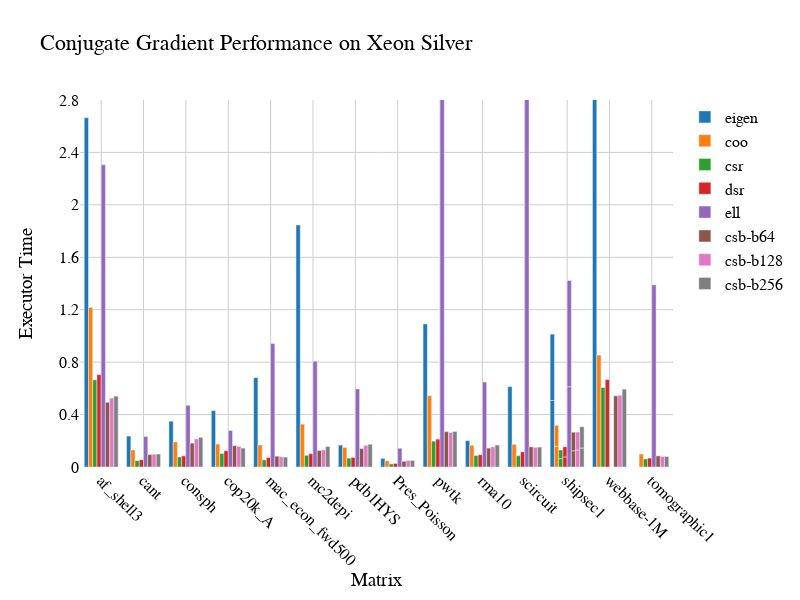

Here is the notebook cell this chart was saved with:
### Code cell
import pandas as pd
import plotly.offline as py
import plotly.graph_objs as go

%matplotlib inline

py.init_notebook_mode(connected=True)

df = pd.read_csv('/home/edavis/Work/PolyhedralDataflowIR/data/cg_par.csv')

par_type = 'GPU'
bsizes = ['Small',  'Medium',  'Large']
symbols = ['diamond', 'square', 'circle', 'cross']
colors = ['rgb(31, 119, 180)', 'rgb(255, 127, 14)',
        'rgb(44, 160, 44)', 'rgb(214, 39, 40)',
        'rgb(148, 103, 189)', 'rgb(140, 86, 75)',
        'rgb(227, 119, 194)', 'rgb(127, 127, 127)',
        'rgb(188, 189, 34)', 'rgb(23, 190, 207)']
xcol = 'matrix'
ycol = 'exec-time'
groupcol = 'format'
msize = 16
lsize = 6
fname = 'Arial'
fcolor = 'black'
fsize = 16
dashes = ''

ncells = df[xcol].unique()
group_vals = df[groupcol].unique()
#print(group_vals)

#ncellstr = []
#ticklabels = bsizes
#for i in range(len(ncells)):
#    ncell = ncells[i]
#    bsize = bsizes[i]
#    if not np.isnan(ncell):
#        ncellstr.append('%s (N=%d)' % (bsize, ncell))
        
data = []
nseries = len(group_vals)
if (nseries > len(colors)):
    nseries = len(colors)

sub = df.loc[df['nprocs'] == 28]
for j in range(nseries):
    ser = sub.loc[sub[groupcol] == group_vals[j]]

    # Create a trace
    trace = go.Bar(
        x=ser[xcol],
        y=ser[ycol],
        name=group_vals[j],
        marker=dict(color=colors[j]),
    )

    data.append(trace)

legendpos = (0.6, 1.0)
#print(ticklabels)

# Edit the layout
layout = dict(
    font=dict(family=fname, size=fsize, color=fcolor),
    title='Conjugate Gradient Performance on Xeon Silver',
    plot_bgcolor='rgba(0,0,0,0)',
    
    xaxis=dict(
        title='Matrix',
        tickangle=45,
    ),
    yaxis=dict(
        title='Executor Time',
        dtick=0.4,
        range=[0, 2.8],
        tickprefix='   ',
    ),
    width=800,
    height=600
)

fig = go.Figure(data=data, layout=layout)
fig.update_xaxes(showgrid=True, gridwidth=1, gridcolor='#CACFD2')
fig.update_yaxes(showgrid=True, gridwidth=1, gridcolor='#CACFD2')
#fig.update_layout(yaxis_type="log")
py.iplot(fig, filename='cg_perf')

### Figure 1 — Plotly figure (JSON) as saved in the notebook; plotly's stock layout.template omitted (floating-point values rounded to 4 significant figures)
{"data": [{"marker": {"color": "rgb(31, 119, 180)"}, "name": "eigen", "type": "bar", "x": ["af_shell3", "cant", "consph", "cop20k_A", "mac_econ_fwd500", "mc2depi", "pdb1HYS", "Pres_Poisson", "pwtk", "rma10", "scircuit", "shipsec1", "shipsec1", "webbase-1M"], "y": [2.665, 0.2359, 0.3496, 0.4301, 0.6816, 1.846, 0.1669, 0.06532, 1.092, 0.201, 0.6132, 0.5074, 0.5062, 4.903]}, {"marker": {"color": "rgb(255, 127, 14)"}, "name": "coo", "type": "bar", "x": ["af_shell3", "cant", "consph", "cop20k_A", "mac_econ_fwd500", "mc2depi", "pdb1HYS", "Pres_Poisson", "pwtk", "rma10", "scircuit", "shipsec1", "shipsec1", "tomographic1", "webbase-1M"], "y": [1.217, 0.1296, 0.1912, 0.1748, 0.168, 0.3268, 0.1486, 0.04613, 0.5434, 0.1654, 0.1725, 0.1588, 0.1584, 0.09853, 0.8536]}, {"marker": {"color": "rgb(44, 160, 44)"}, "name": "csr", "type": "bar", "x": ["af_shell3", "cant", "consph", "cop20k_A", "mac_econ_fwd500", "mc2depi", "pdb1HYS", "Pres_Poisson", "pwtk", "rma10", "scircuit", "shipsec1", "shipsec1", "tomographic1", "webbase-1M"], "y": [0.6651, 0.04873, 0.07634, 0.1028, 0.05451, 0.08849, 0.0675, 0.02326, 0.1971, 0.08752, 0.0863, 0.06333, 0.06603, 0.06134, 0.6061]}, {"marker": {"color": "rgb(214, 39, 40)"}, "name": "dsr", "type": "bar", "x": ["af_shell3", "cant", "consph", "cop20k_A", "mac_econ_fwd500", "mc2depi", "pdb1HYS", "Pres_Poisson", "pwtk", "rma10", "scircuit", "shipsec1", "shipsec1", "tomographic1", "webbase-1M"], "y": [0.705, 0.05496, 0.0848, 0.1244, 0.07256, 0.1014, 0.07277, 0.0268, 0.2128, 0.09321, 0.1153, 0.07704, 0.07774, 0.06803, 0.6668]}, {"marker": {"color": "rgb(148, 103, 189)"}, "name": "ell", "type": "bar", "x": ["af_shell3", "cant", "consph", "cop20k_A", "mac_econ_fwd500", "mc2depi", "pdb1HYS", "Pres_Poisson", "pwtk", "rma10", "scircuit", "shipsec1", "shipsec1", "tomographic1"], "y": [2.305, 0.2326, 0.4711, 0.278, 0.9415, 0.8068, 0.5954, 0.1433, 3.135, 0.6479, 4.727, 0.6124, 0.8103, 1.389]}, {"marker": {"color": "rgb(140, 86, 75)"}, "name": "csb-b64", "type": "bar", "x": ["af_shell3", "cant", "consph", "cop20k_A", "mac_econ_fwd500", "mc2depi", "pdb1HYS", "Pres_Poisson", "pwtk", "rma10", "scircuit", "shipsec1", "shipsec1", "tomographic1", "webbase-1M"], "y": [0.4936, 0.09458, 0.1823, 0.1624, 0.08265, 0.1257, 0.1409, 0.04339, 0.2697, 0.1443, 0.1536, 0.1237, 0.1415, 0.08496, 0.5426]}, {"marker": {"color": "rgb(227, 119, 194)"}, "name": "csb-b128", "type": "bar", "x": ["af_shell3", "cant", "consph", "cop20k_A", "mac_econ_fwd500", "mc2depi", "pdb1HYS", "Pres_Poisson", "pwtk", "rma10", "scircuit", "shipsec1", "shipsec1", "tomographic1", "webbase-1M"], "y": [0.526, 0.09696, 0.2135, 0.1574, 0.07814, 0.1299, 0.1652, 0.04904, 0.2631, 0.1541, 0.1499, 0.1295, 0.1372, 0.07991, 0.5474]}, {"marker": {"color": "rgb(127, 127, 127)"}, "name": "csb-b256", "type": "bar", "x": ["af_shell3", "cant", "consph", "cop20k_A", "mac_econ_fwd500", "mc2depi", "pdb1HYS", "Pres_Poisson", "pwtk", "rma10", "scircuit", "shipsec1", "shipsec1", "tomographic1", "webbase-1M"], "y": [0.5408, 0.09872, 0.2256, 0.1444, 0.07505, 0.156, 0.173, 0.04965, 0.2703, 0.1676, 0.1519, 0.1447, 0.1621, 0.08, 0.5937]}], "layout": {"font": {"color": "black", "family": "Arial", "size": 16}, "height": 600, "plot_bgcolor": "rgba(0,0,0,0)", "title": {"text": "Conjugate Gradient Performance on Xeon Silver"}, "width": 800, "xaxis": {"gridcolor": "#CACFD2", "gridwidth": 1, "showgrid": true, "tickangle": 45, "title": {"text": "Matrix"}}, "yaxis": {"dtick": 0.4, "gridcolor": "#CACFD2", "gridwidth": 1, "range": [0, 2.8], "showgrid": true, "tickprefix": "   ", "title": {"text": "Executor Time"}}}}
